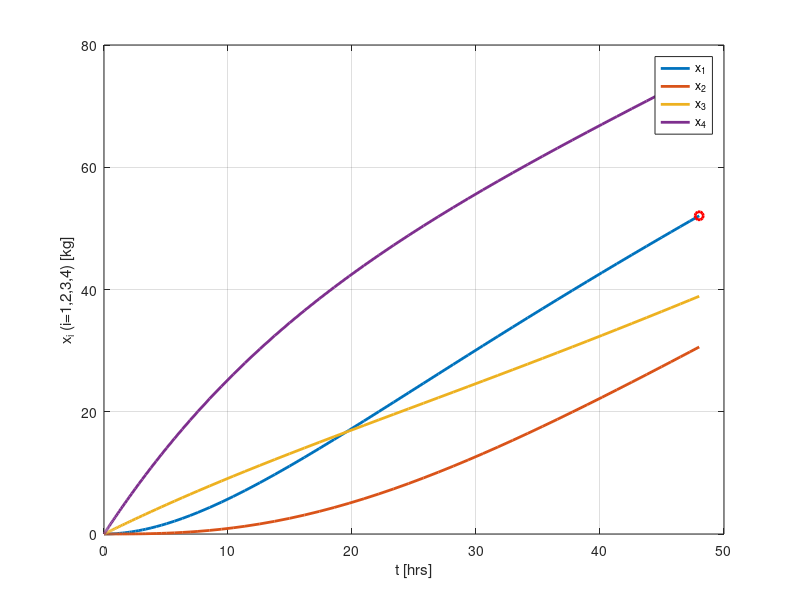

Recreate this plot in MATLAB.
%% s3859061
clear
clc
close all
r = [-5 0 0 5; 5 -5 0 0; 0 2 -2 0; 0 3 2 -5]*0.01;
D = [0;0;1;3.1];
tmax = 2*24;
t = [0 tmax];
X0 = [0;0;0;0];
xd = @(t, x) r*x + D;
[tt,xx] = ode45(xd, t,X0);

plot(tt,xx, 'LineWidth', 2); 
hold on;

plot(48, interp1(tt, xx(:,1), 48), 'ro', 'LineWidth', 2);

grid on; 
legend('x_1','x_2','x_3','x_4');
xl=xlabel('t [hrs]'); 
yl=ylabel('x_i (i=1,2,3,4) [kg]');

fprintf("x1(48) = %f\n", interp1(tt, xx(:,1), 48));
